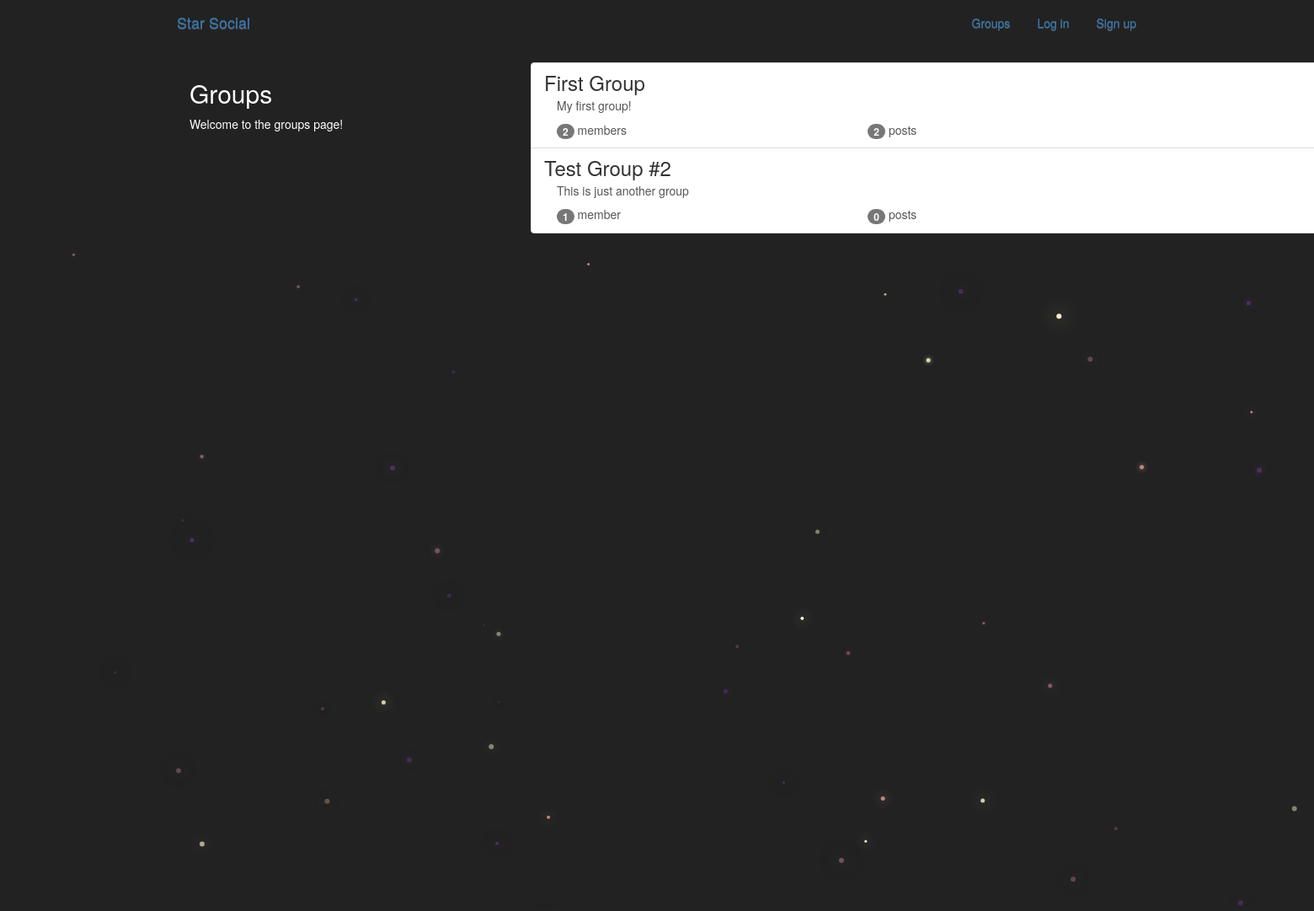
The app's page /groups/ with its own data.
### groups/models.py (models this page shows, shortened)
class Group(models.Model):
    name = models.CharField(max_length=255, unique=True)
    slug = models.SlugField(allow_unicode=True, unique=True)
    description = models.TextField(blank=True, default='')
    description_html = models.TextField(editable=False, default='', blank=True)
    members = models.ManyToManyField(User, through='GroupMember')
    class Meta:
        ordering = ['name']

### groups/views.py (the view)
class ListGroups(generic.ListView):
    model = Group

### groups/templates/groups/group_list.html (shortened to what this page needs)
<!DOCTYPE html>
{% extends "groups/group_base.html" %}
{% block pregroup %}
    <div class="col-md-4">
        <div class="content">
            <h2>Groups</h2>
            <p>Welcome to the groups page!</p>
        </div>
    </div>
{% endblock %}
{% block group_content %}
    <div class="col-md-8">
        <div class="container">
            {% for group in object_list %}
                <a class="list-group-item" href="{% url 'groups:single' slug=group.slug %}">
                    <h3 class="title list-group-item-heading">{{group.name}}</h3>
                    <div class="list-group-item-text container-fluid">
                        {{group.description_html|safe}}
                        <div class="row">
                            <div class="col-md-4">
                                <span class="badge">{{group.members.count}}</span>
                                member{{group.members.count|pluralize}}
                            </div>
                            <div class="col-md-4">
                                <span class="badge">{{group.posts.count}}</span>
                                post{{group.posts.count|pluralize}}
                            </div>
                        </div>
                    </div>
                </a>
            {% endfor %}
        </div>
    </div>
{% endblock %}

### static/simplesocial/css/master.css (style rules this page uses)
body { margin: 0; overflow: hidden; background-color: #222222; color: white; }

### records on screen
Group: name "First Group", description_html "My first group!", members.count "2", posts.count "2"
Group: name "Test Group #2", description_html "This is just another group", members.count "1", posts.count "0"
